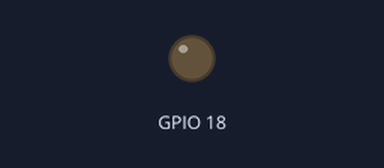
The program below on a simulated Raspberry Pi (BCM pin numbers), started with the argument 18. On the bench: output pins drawn as LEDs (lit = HIGH). What the program prints to the terminal is not drawn. At 0.2 s the program stops and its outputs stay as they are.

Above: at 0.3 s.
Timing chart, 0 to 1.7 s (numbered marks = the images above):
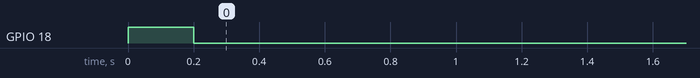

Measured:
- by itself, GPIO 18: LOW → HIGH at 0.00 s, → LOW 0.20 s later

The program:

LED_GPIO.py
```python
import sys
import RPi.GPIO as GPIO
import time
#print 'Number of arguments:', len(sys.argv), 'arguments.'
#print 'Argument List:', str(sys.argv)
if len( sys.argv ) <> 2:
    print "Usage: LED_GPIO.py [led]!"
    sys.exit()
number = int(sys.argv[1])
#print "Parsed number is ["+str(number)+"]"
if number==18 or number==23 or number==24 or number==22 or number==27:
    print "Conditions accepted, switching LED now"
else:
    print "Must use 18,23,24,22,27 as argument!"
    sys.exit()
GPIO.setmode(GPIO.BCM)
GPIO.setwarnings(False)
GPIO.setup(number,GPIO.OUT)
print "LED on"
GPIO.output(number,GPIO.HIGH)
time.sleep(0.2)
print "LED off"
GPIO.output(number,GPIO.LOW)
```
